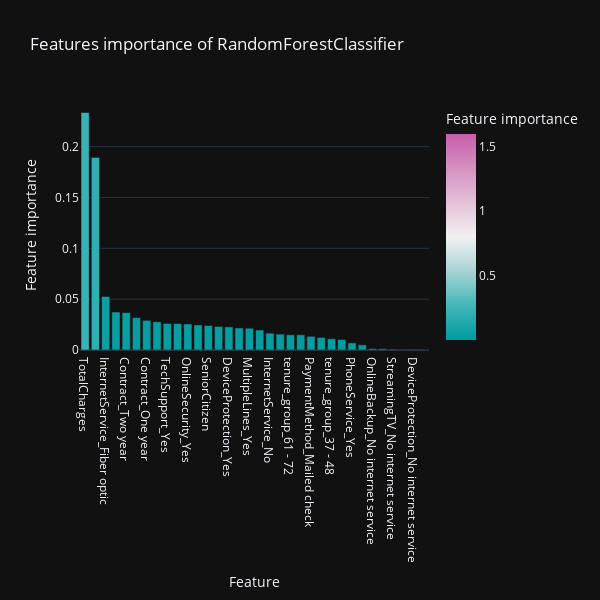
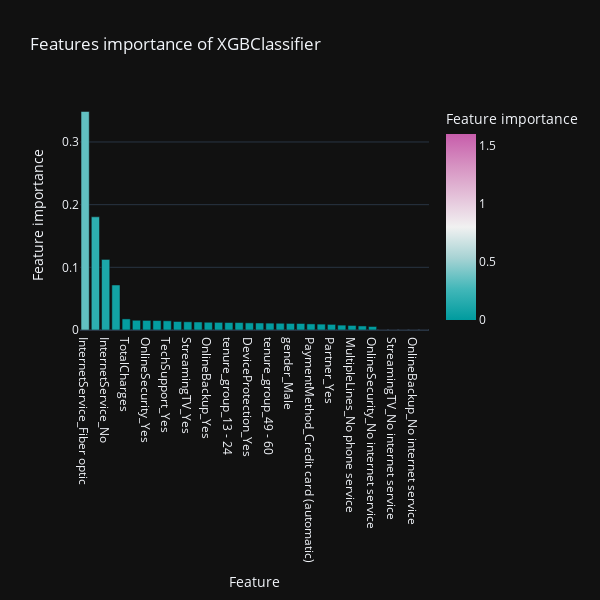
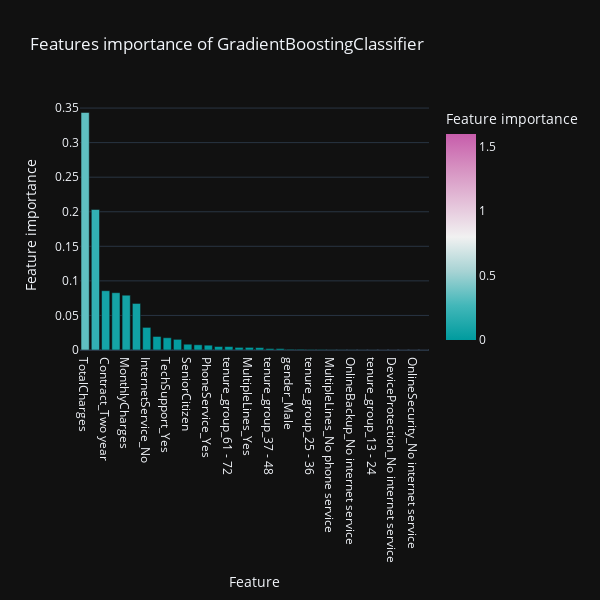

These figures' notebook cell, in order:
### Markdown cell above
<h1 style='background:#0A4D68; border:4; color:cyan; border-color:cyan; border-style:dotted;'><center> Feature Engineering</center></h1>

### Code cell
# Perform one-hot encoding on categorical columns
categorical_columns = df.select_dtypes(include=['object']).columns
df_encoded = pd.get_dummies(df, columns=categorical_columns, drop_first=True)

features = df_encoded.drop('Churn', axis=1).columns.values
models = [RandomForestClassifier(), XGBClassifier(), GradientBoostingClassifier(), DecisionTreeClassifier()]

for model in models:
    print("Model: ", model.__class__.__name__)
    model.fit(df_encoded[features], df_encoded['Churn'])  # Fit the model with your data
    tmp = pd.DataFrame({'Feature': features, 'Feature importance': model.feature_importances_})
    tmp = tmp.sort_values(by='Feature importance', ascending=False)
    fig = px.bar(tmp, x='Feature', y='Feature importance', color='Feature importance', title="Features importance of " + type(model).__name__,
                 labels=dict(x="Feature", y="Feature importance", color="Feature importance"), color_continuous_midpoint=0.8,
                 width=600, height=600, template="plotly_dark", color_continuous_scale='tropic')

    fig.show()
    
    ### KNN and Logistic regression models are not suitable for feature importance

### Figure 1 — Plotly figure (JSON) as saved in the notebook; plotly's stock layout.template omitted (floating-point values rounded to 4 significant figures)
{"data": [{"alignmentgroup": "True", "hovertemplate": "Feature=%{x}<br>Feature importance=%{marker.color}<extra></extra>", "legendgroup": "", "marker": {"color": [0.2336, 0.1894, 0.05263, 0.03733, 0.03676, 0.0318, 0.0292, 0.02775, 0.0261, 0.026, 0.02557, 0.02467, 0.0241, 0.02317, 0.0227, 0.02162, 0.02141, 0.01964, 0.0166, 0.01559, 0.01495, 0.01493, 0.01346, 0.01237, 0.01107, 0.01033, 0.007007, 0.005056, 0.001464, 0.001329, 0.0008443, 0.0006144, 0.0005624, 0.0004728], "coloraxis": "coloraxis", "pattern": {"shape": ""}}, "name": "", "offsetgroup": "", "orientation": "v", "showlegend": false, "textposition": "auto", "type": "bar", "x": ["TotalCharges", "MonthlyCharges", "InternetService_Fiber optic", "PaymentMethod_Electronic check", "Contract_Two year", "gender_Male", "Contract_One year", "PaperlessBilling_Yes", "TechSupport_Yes", "Partner_Yes", "OnlineSecurity_Yes", "OnlineBackup_Yes", "SeniorCitizen", "Dependents_Yes", "DeviceProtection_Yes", "StreamingMovies_Yes", "MultipleLines_Yes", "StreamingTV_Yes", "InternetService_No", "PaymentMethod_Credit card (automatic)", "tenure_group_61 - 72", "tenure_group_13 - 24", "PaymentMethod_Mailed check", "tenure_group_25 - 36", "tenure_group_37 - 48", "tenure_group_49 - 60", "PhoneService_Yes", "MultipleLines_No phone service", "OnlineBackup_No internet service", "StreamingMovies_No internet service", "StreamingTV_No internet service", "TechSupport_No internet service", "DeviceProtection_No internet service", "OnlineSecurity_No internet service"], "xaxis": "x", "y": [0.2336, 0.1894, 0.05263, 0.03733, 0.03676, 0.0318, 0.0292, 0.02775, 0.0261, 0.026, 0.02557, 0.02467, 0.0241, 0.02317, 0.0227, 0.02162, 0.02141, 0.01964, 0.0166, 0.01559, 0.01495, 0.01493, 0.01346, 0.01237, 0.01107, 0.01033, 0.007007, 0.005056, 0.001464, 0.001329, 0.0008443, 0.0006144, 0.0005624, 0.0004728], "yaxis": "y"}], "layout": {"barmode": "relative", "coloraxis": {"cmid": 0.8, "colorbar": {"title": {"text": "Feature importance"}}, "colorscale": [[0, "rgb(0, 155, 158)"], [0.1667, "rgb(66, 183, 185)"], [0.3333, "rgb(167, 211, 212)"], [0.5, "rgb(241, 241, 241)"], [0.6667, "rgb(228, 193, 217)"], [0.8333, "rgb(214, 145, 193)"], [1, "rgb(199, 93, 171)"]]}, "height": 600, "legend": {"tracegroupgap": 0}, "title": {"text": "Features importance of RandomForestClassifier"}, "width": 600, "xaxis": {"anchor": "y", "domain": [0, 1], "title": {"text": "Feature"}}, "yaxis": {"anchor": "x", "domain": [0, 1], "title": {"text": "Feature importance"}}}}

### Figure 2 — Plotly figure (JSON) as saved in the notebook; plotly's stock layout.template omitted (floating-point values rounded to 4 significant figures)
{"data": [{"alignmentgroup": "True", "hovertemplate": "Feature=%{x}<br>Feature importance=%{marker.color}<extra></extra>", "legendgroup": "", "marker": {"color": [0.3486, 0.1806, 0.1126, 0.07185, 0.0177, 0.01554, 0.01531, 0.01506, 0.01467, 0.01358, 0.01314, 0.01277, 0.01235, 0.01218, 0.01191, 0.01187, 0.01138, 0.01117, 0.01097, 0.01076, 0.0105, 0.01038, 0.009733, 0.009397, 0.008939, 0.007789, 0.007236, 0.006469, 0.005581, 0, 0, 0, 0, 0], "coloraxis": "coloraxis", "pattern": {"shape": ""}}, "name": "", "offsetgroup": "", "orientation": "v", "showlegend": false, "textposition": "auto", "type": "bar", "x": ["InternetService_Fiber optic", "Contract_Two year", "InternetService_No", "Contract_One year", "TotalCharges", "StreamingMovies_Yes", "OnlineSecurity_Yes", "PhoneService_Yes", "TechSupport_Yes", "MultipleLines_Yes", "StreamingTV_Yes", "PaperlessBilling_Yes", "OnlineBackup_Yes", "tenure_group_37 - 48", "tenure_group_13 - 24", "PaymentMethod_Electronic check", "DeviceProtection_Yes", "MonthlyCharges", "tenure_group_49 - 60", "Dependents_Yes", "gender_Male", "SeniorCitizen", "PaymentMethod_Credit card (automatic)", "tenure_group_25 - 36", "Partner_Yes", "PaymentMethod_Mailed check", "MultipleLines_No phone service", "tenure_group_61 - 72", "OnlineSecurity_No internet service", "StreamingMovies_No internet service", "StreamingTV_No internet service", "DeviceProtection_No internet service", "OnlineBackup_No internet service", "TechSupport_No internet service"], "xaxis": "x", "y": [0.3486, 0.1806, 0.1126, 0.07185, 0.0177, 0.01554, 0.01531, 0.01506, 0.01467, 0.01358, 0.01314, 0.01277, 0.01235, 0.01218, 0.01191, 0.01187, 0.01138, 0.01117, 0.01097, 0.01076, 0.0105, 0.01038, 0.009733, 0.009397, 0.008939, 0.007789, 0.007236, 0.006469, 0.005581, 0, 0, 0, 0, 0], "yaxis": "y"}], "layout": {"barmode": "relative", "coloraxis": {"cmid": 0.8, "colorbar": {"title": {"text": "Feature importance"}}, "colorscale": [[0, "rgb(0, 155, 158)"], [0.1667, "rgb(66, 183, 185)"], [0.3333, "rgb(167, 211, 212)"], [0.5, "rgb(241, 241, 241)"], [0.6667, "rgb(228, 193, 217)"], [0.8333, "rgb(214, 145, 193)"], [1, "rgb(199, 93, 171)"]]}, "height": 600, "legend": {"tracegroupgap": 0}, "title": {"text": "Features importance of XGBClassifier"}, "width": 600, "xaxis": {"anchor": "y", "domain": [0, 1], "title": {"text": "Feature"}}, "yaxis": {"anchor": "x", "domain": [0, 1], "title": {"text": "Feature importance"}}}}

### Figure 3 — Plotly figure (JSON) as saved in the notebook; plotly's stock layout.template omitted (floating-point values rounded to 4 significant figures)
{"data": [{"alignmentgroup": "True", "hovertemplate": "Feature=%{x}<br>Feature importance=%{marker.color}<extra></extra>", "legendgroup": "", "marker": {"color": [0.3436, 0.2032, 0.08577, 0.08289, 0.07925, 0.06735, 0.0327, 0.01959, 0.01774, 0.01543, 0.008369, 0.007551, 0.006973, 0.005058, 0.004964, 0.003791, 0.003767, 0.003475, 0.002071, 0.002043, 0.001044, 0.0009925, 0.0007641, 0.0007398, 0.0002983, 0.0002135, 0.0001766, 0.0001159, 5.536e-05, 2.882e-05, 0, 0, 0, 0], "coloraxis": "coloraxis", "pattern": {"shape": ""}}, "name": "", "offsetgroup": "", "orientation": "v", "showlegend": false, "textposition": "auto", "type": "bar", "x": ["TotalCharges", "InternetService_Fiber optic", "Contract_Two year", "PaymentMethod_Electronic check", "MonthlyCharges", "Contract_One year", "InternetService_No", "PaperlessBilling_Yes", "TechSupport_Yes", "OnlineSecurity_Yes", "SeniorCitizen", "OnlineBackup_Yes", "PhoneService_Yes", "StreamingMovies_Yes", "tenure_group_61 - 72", "StreamingTV_Yes", "MultipleLines_Yes", "Dependents_Yes", "tenure_group_37 - 48", "PaymentMethod_Credit card (automatic)", "gender_Male", "PaymentMethod_Mailed check", "tenure_group_25 - 36", "DeviceProtection_Yes", "MultipleLines_No phone service", "Partner_Yes", "OnlineBackup_No internet service", "StreamingMovies_No internet service", "tenure_group_13 - 24", "tenure_group_49 - 60", "DeviceProtection_No internet service", "StreamingTV_No internet service", "OnlineSecurity_No internet service", "TechSupport_No internet service"], "xaxis": "x", "y": [0.3436, 0.2032, 0.08577, 0.08289, 0.07925, 0.06735, 0.0327, 0.01959, 0.01774, 0.01543, 0.008369, 0.007551, 0.006973, 0.005058, 0.004964, 0.003791, 0.003767, 0.003475, 0.002071, 0.002043, 0.001044, 0.0009925, 0.0007641, 0.0007398, 0.0002983, 0.0002135, 0.0001766, 0.0001159, 5.536e-05, 2.882e-05, 0, 0, 0, 0], "yaxis": "y"}], "layout": {"barmode": "relative", "coloraxis": {"cmid": 0.8, "colorbar": {"title": {"text": "Feature importance"}}, "colorscale": [[0, "rgb(0, 155, 158)"], [0.1667, "rgb(66, 183, 185)"], [0.3333, "rgb(167, 211, 212)"], [0.5, "rgb(241, 241, 241)"], [0.6667, "rgb(228, 193, 217)"], [0.8333, "rgb(214, 145, 193)"], [1, "rgb(199, 93, 171)"]]}, "height": 600, "legend": {"tracegroupgap": 0}, "title": {"text": "Features importance of GradientBoostingClassifier"}, "width": 600, "xaxis": {"anchor": "y", "domain": [0, 1], "title": {"text": "Feature"}}, "yaxis": {"anchor": "x", "domain": [0, 1], "title": {"text": "Feature importance"}}}}
